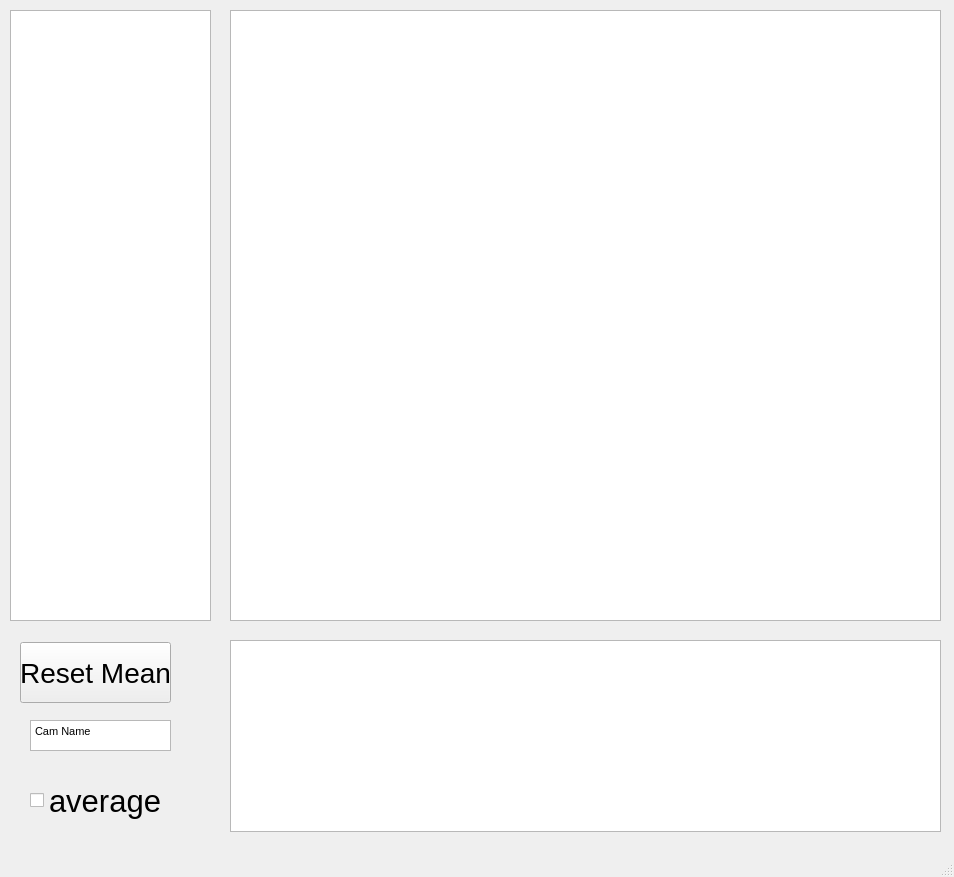
<?xml version="1.0" encoding="UTF-8"?>
<ui version="4.0">
 <class>mainView</class>
 <widget class="QMainWindow" name="mainView">
  <property name="geometry">
   <rect>
    <x>0</x>
    <y>0</y>
    <width>954</width>
    <height>877</height>
   </rect>
  </property>
  <property name="windowTitle">
   <string>MainWindow</string>
  </property>
  <widget class="QWidget" name="centralwidget">
   <widget class="GraphicsLayoutWidget" name="graphicsView">
    <property name="geometry">
     <rect>
      <x>230</x>
      <y>10</y>
      <width>711</width>
      <height>611</height>
     </rect>
    </property>
   </widget>
   <widget class="GraphicsLayoutWidget" name="x_proj">
    <property name="geometry">
     <rect>
      <x>230</x>
      <y>640</y>
      <width>711</width>
      <height>192</height>
     </rect>
    </property>
   </widget>
   <widget class="GraphicsLayoutWidget" name="y_proj">
    <property name="geometry">
     <rect>
      <x>10</x>
      <y>10</y>
      <width>201</width>
      <height>611</height>
     </rect>
    </property>
   </widget>
   <widget class="QPushButton" name="reset_mean_pushButton">
    <property name="geometry">
     <rect>
      <x>20</x>
      <y>642</y>
      <width>151</width>
      <height>61</height>
     </rect>
    </property>
    <property name="font">
     <font>
      <pointsize>21</pointsize>
     </font>
    </property>
    <property name="text">
     <string>Reset Mean</string>
    </property>
   </widget>
   <widget class="QTextEdit" name="cam_name_text">
    <property name="geometry">
     <rect>
      <x>30</x>
      <y>720</y>
      <width>141</width>
      <height>31</height>
     </rect>
    </property>
    <property name="html">
     <string>&lt;!DOCTYPE HTML PUBLIC &quot;-//W3C//DTD HTML 4.0//EN&quot; &quot;http://www.w3.org/TR/REC-html40/strict.dtd&quot;&gt;
&lt;html&gt;&lt;head&gt;&lt;meta name=&quot;qrichtext&quot; content=&quot;1&quot; /&gt;&lt;style type=&quot;text/css&quot;&gt;
p, li { white-space: pre-wrap; }
&lt;/style&gt;&lt;/head&gt;&lt;body style=&quot; font-family:'MS Shell Dlg 2'; font-size:8.25pt; font-weight:400; font-style:normal;&quot;&gt;
&lt;p style=&quot; margin-top:0px; margin-bottom:0px; margin-left:0px; margin-right:0px; -qt-block-indent:0; text-indent:0px;&quot;&gt;&lt;span style=&quot; font-size:8pt;&quot;&gt;Cam Name&lt;/span&gt;&lt;/p&gt;&lt;/body&gt;&lt;/html&gt;</string>
    </property>
   </widget>
   <widget class="QCheckBox" name="average_cbox">
    <property name="geometry">
     <rect>
      <x>30</x>
      <y>780</y>
      <width>161</width>
      <height>41</height>
     </rect>
    </property>
    <property name="font">
     <font>
      <pointsize>23</pointsize>
     </font>
    </property>
    <property name="text">
     <string>average</string>
    </property>
   </widget>
  </widget>
  <widget class="QMenuBar" name="menubar">
   <property name="geometry">
    <rect>
     <x>0</x>
     <y>0</y>
     <width>954</width>
     <height>21</height>
    </rect>
   </property>
  </widget>
  <widget class="QStatusBar" name="statusbar"/>
 </widget>
 <customwidgets>
  <customwidget>
   <class>GraphicsLayoutWidget</class>
   <extends>QGraphicsView</extends>
   <header>pyqtgraph</header>
  </customwidget>
 </customwidgets>
 <resources/>
 <connections/>
</ui>
